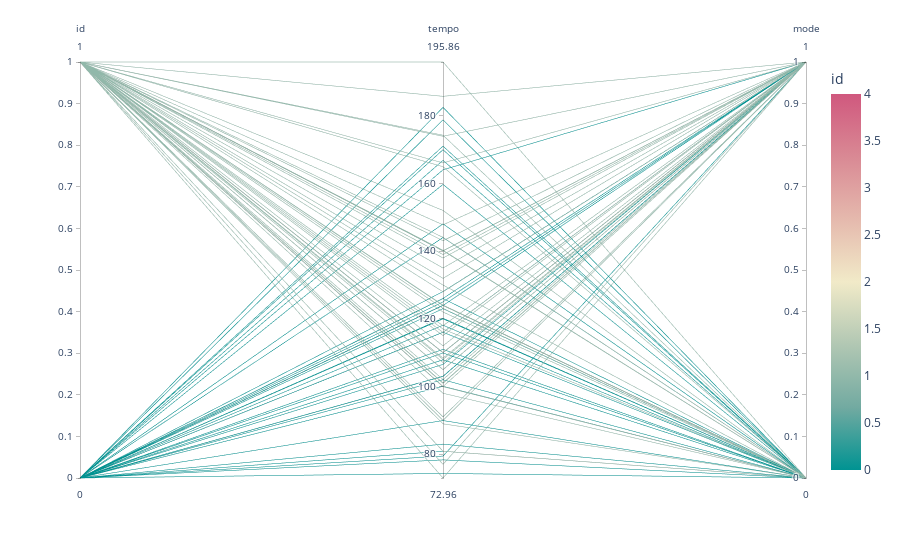

Write notebook code for a chart like this one.
### Code cell
df['mode'] = pd.factorize(df['mode'])[0]
df = df[df['query'].isin(["Top 50 Australia", 'Top 50 Egypt'])]
fig = px.parallel_coordinates(df[["id", "tempo", "mode"]], color="id",
                             color_continuous_scale=px.colors.diverging.Tealrose,
                             color_continuous_midpoint=2)
fig.show()

### Figure 1 — Plotly figure (JSON) as saved in the notebook; plotly's stock layout.template omitted (floating-point values rounded to 4 significant figures)
{"data": [{"dimensions": [{"label": "id", "values": [0, 0, 0, 0, 0, 0, 0, 0, 0, 0, 0, 0, 0, 0, 0, 0, 0, 0, 0, 0, 0, 0, 0, 0, 0, 0, 0, 0, 0, 0, 0, 0, 0, 0, 0, 0, 1, 1, 1, 1, 1, 1, 1, 1, 1, 1, 1, 1, 1, 1, 1, 1, 1, 1, 1, 1, 1, 1, 1, 1, 1, 1, 1, 1, 1, 1, 1, 1, 1, 1, 1, 1, 1, 1, 1, 1, 1, 1, 1, 1, 1, 1, 1, 1, 1, 1]}, {"label": "tempo", "values": [100.1, 103.0, 178.8, 182.5, 74.3, 164.0, 125.0, 82.96, 107.9, 78.31, 124.0, 126.0, 159.7, 109.9, 148.0, 120.0, 116.0, 171.0, 120.2, 124.0, 123.9, 116.0, 144.0, 128.0, 102.0, 106.5, 118.1, 89.93, 103.0, 123.0, 79.43, 80.87, 111.0, 166.8, 126.0, 170.0, 122.0, 108.4, 117.0, 104.9, 80.87, 135.0, 89.98, 77.01, 130.0, 164.9, 152.0, 123.1, 140.1, 91.01, 100.9, 139.0, 124.0, 140.0, 195.9, 123.9, 97.99, 116.0, 144.1, 185.7, 110.0, 107.1, 166.1, 101.0, 110.0, 108.0, 143.1, 99.95, 128.0, 131.9, 88.96, 117.9, 173.9, 174.2, 99.99, 140.1, 140.2, 147.8, 99.98, 72.96, 112.0, 138.0, 115.0, 102.0, 110.0, 105.0]}, {"label": "mode", "values": [0, 1, 0, 0, 0, 1, 1, 0, 0, 0, 0, 0, 0, 0, 0, 0, 0, 0, 0, 0, 1, 1, 0, 1, 0, 1, 0, 0, 1, 0, 1, 0, 0, 0, 1, 0, 0, 1, 0, 1, 0, 1, 1, 1, 0, 0, 0, 0, 0, 1, 1, 1, 0, 1, 0, 0, 0, 1, 0, 1, 1, 1, 1, 1, 1, 1, 1, 0, 1, 1, 0, 1, 1, 0, 0, 1, 0, 1, 1, 1, 1, 1, 1, 1, 1, 1]}], "domain": {"x": [0, 1], "y": [0, 1]}, "line": {"color": [0, 0, 0, 0, 0, 0, 0, 0, 0, 0, 0, 0, 0, 0, 0, 0, 0, 0, 0, 0, 0, 0, 0, 0, 0, 0, 0, 0, 0, 0, 0, 0, 0, 0, 0, 0, 1, 1, 1, 1, 1, 1, 1, 1, 1, 1, 1, 1, 1, 1, 1, 1, 1, 1, 1, 1, 1, 1, 1, 1, 1, 1, 1, 1, 1, 1, 1, 1, 1, 1, 1, 1, 1, 1, 1, 1, 1, 1, 1, 1, 1, 1, 1, 1, 1, 1], "coloraxis": "coloraxis"}, "name": "", "type": "parcoords"}], "layout": {"coloraxis": {"cmid": 2, "colorbar": {"title": {"text": "id"}}, "colorscale": [[0, "rgb(0, 147, 146)"], [0.1667, "rgb(114, 170, 161)"], [0.3333, "rgb(177, 199, 179)"], [0.5, "rgb(241, 234, 200)"], [0.6667, "rgb(229, 185, 173)"], [0.8333, "rgb(217, 137, 148)"], [1, "rgb(208, 88, 126)"]]}, "legend": {"tracegroupgap": 0}, "margin": {"t": 60}}}
